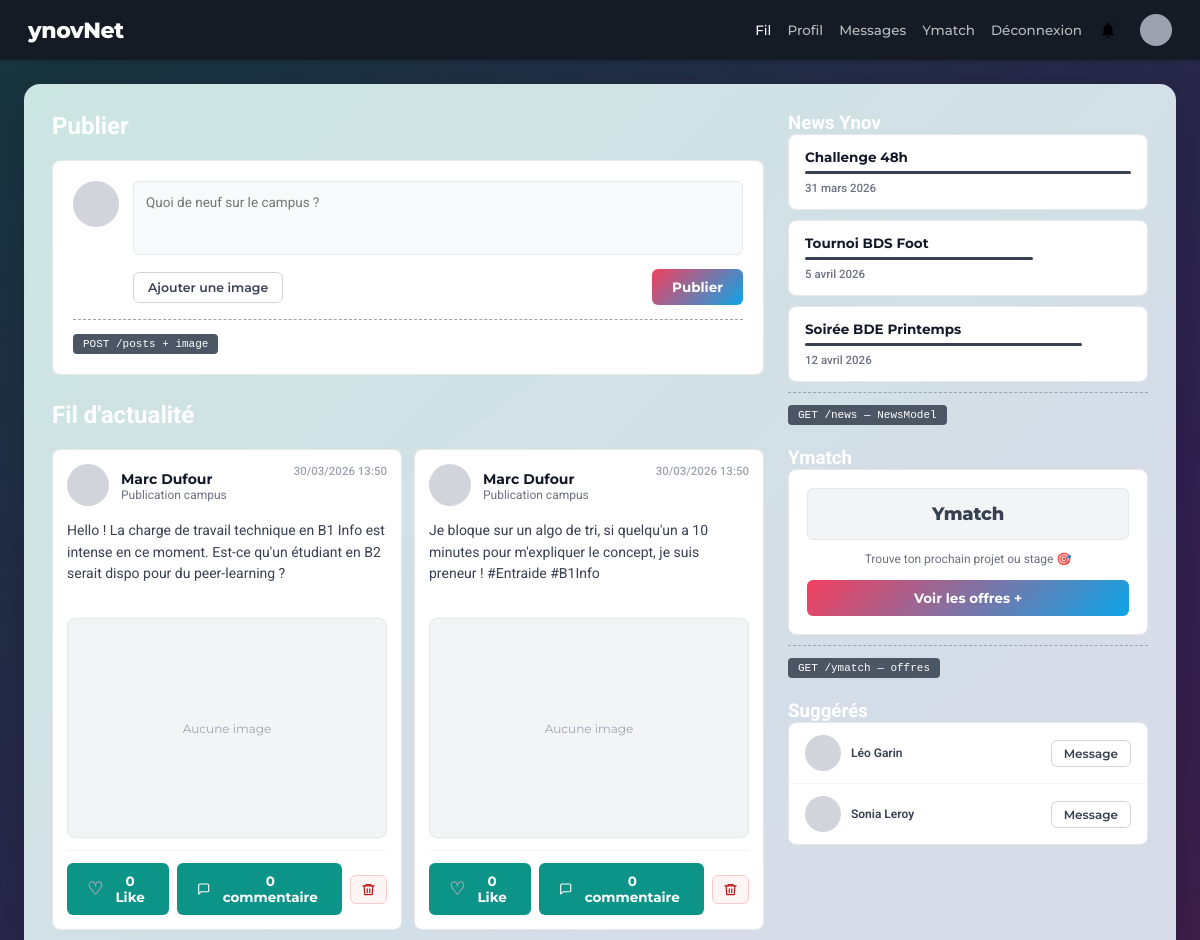
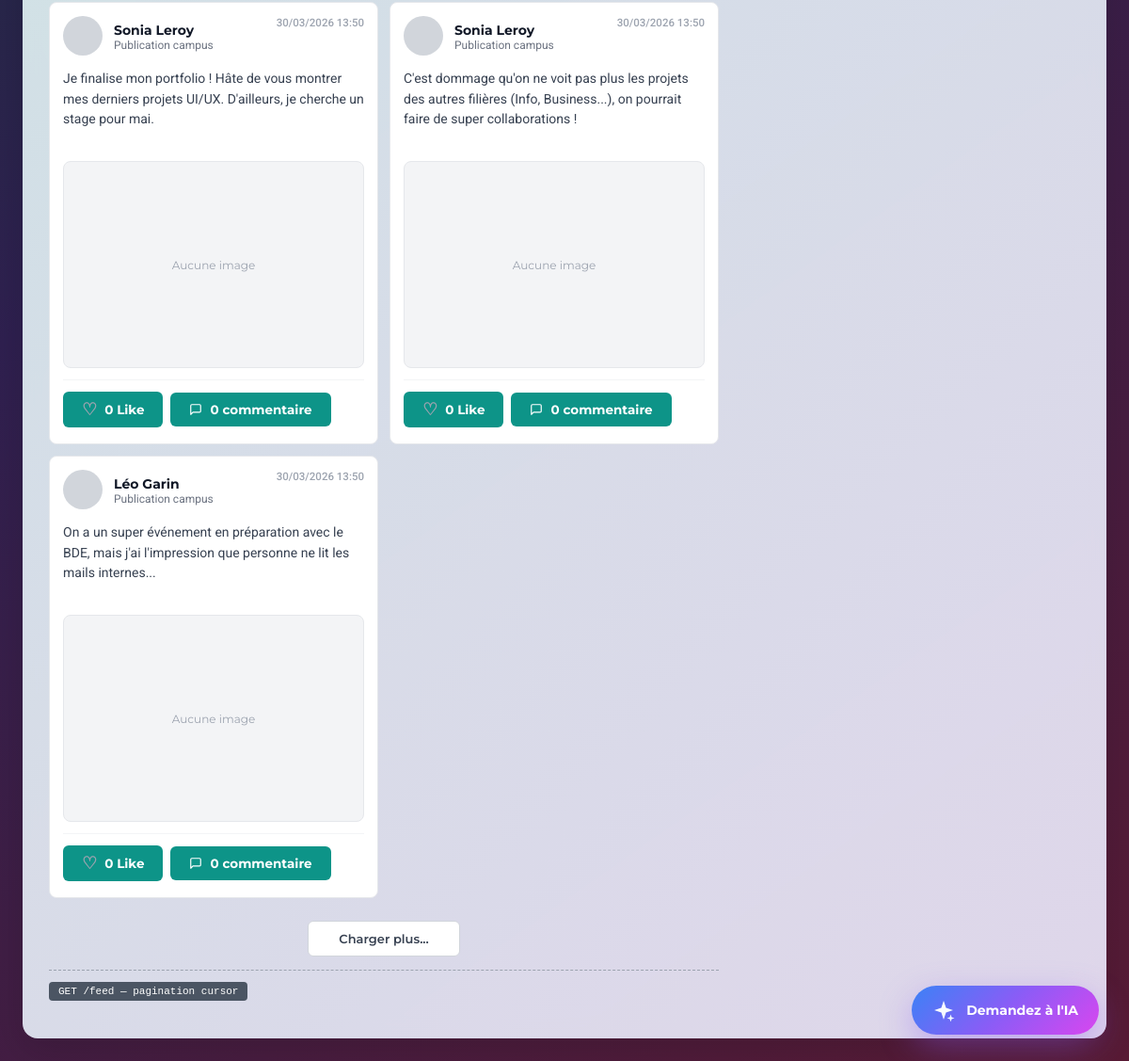
Page /feed (signed in) on the committed database (2 pictures, top to bottom).
### tables this page shows
CREATE TABLE posts (
  id BIGINT UNSIGNED AUTO_INCREMENT PRIMARY KEY,
  user_id BIGINT UNSIGNED NOT NULL,
  content TEXT,
  image_path VARCHAR(255),
  created_at TIMESTAMP DEFAULT CURRENT_TIMESTAMP,
  
  FOREIGN KEY (user_id) REFERENCES users(id) ON DELETE CASCADE
);

CREATE TABLE users (
  id BIGINT UNSIGNED AUTO_INCREMENT PRIMARY KEY,
  username VARCHAR(50) NOT NULL UNIQUE,
  nom VARCHAR(50) NOT NULL,
  prenom VARCHAR(50) NOT NULL,
  formation VARCHAR(100),
  profile_picture VARCHAR(255),
  banner_picture VARCHAR(255),
  email VARCHAR(100) NOT NULL UNIQUE,
  password TEXT NOT NULL,
  bio TEXT,
  created_at TIMESTAMP DEFAULT CURRENT_TIMESTAMP
);

### src/controllers/feedController.php (called while the page is built, shortened)
<?php
class FeedController {
    public function index() {
        $publishError = $_SESSION['publish_error'] ?? null;
        $posts = [];
        $likesCountByPost = [];
        $likedPostIds = [];
        $commentsByPost = [];
        $suggestedUsers = [];
        try {
            $pdo = $this->getPdo();
            $stmt = $pdo->query(
                'SELECT p.id, p.user_id, p.content, p.image_path, p.created_at, u.username, u.prenom, u.nom
                 FROM posts p
                 INNER JOIN users u ON u.id = p.user_id
                 ORDER BY p.created_at DESC'
            );
            $posts = $stmt->fetchAll() ?: [];
            $suggestedStmt = $pdo->prepare(
                'SELECT id, username, prenom, nom
                 FROM users
                 WHERE id <> :current_user_id
                 ORDER BY id DESC
                 LIMIT 3'
            );
            $suggestedStmt->execute(['current_user_id' => (int) $_SESSION['user_id']]);
            $suggestedUsers = $suggestedStmt->fetchAll() ?: [];
        } catch (\PDOException $exception) {
            $posts = [];
            $suggestedUsers = [];
            if ($publishError === null) {
                $publishError = 'Le fil est indisponible pour le moment.';
            }
        }
        require_once __DIR__ . '/../Views/layout/header.php';
        require_once __DIR__ . '/../Views/feed.php';
        require_once __DIR__ . '/../Views/layout/footer.php';
    }
    private function getPdo(): \PDO {
        $host = getenv('DB_HOST') ?: '127.0.0.1';
        $port = getenv('DB_PORT') ?: '3306';
        $dbName = getenv('DB_NAME') ?: 'projet_48h';
        $username = getenv('DB_USER') ?: 'root';
        $password = getenv('DB_PASS') ?: '';
        $dsn = "mysql:host={$host};port={$port};dbname={$dbName};charset=utf8mb4";
        $pdo = new \PDO($dsn, $username, $password, [
            \PDO::ATTR_ERRMODE => \PDO::ERRMODE_EXCEPTION,
            \PDO::ATTR_DEFAULT_FETCH_MODE => \PDO::FETCH_ASSOC,
        ]);
        return $pdo;
    }
}

### public/index.php (called while the page is built, shortened)
<?php
$router = new Router();
$router->add('/login', 'AuthController', 'login');
$router->add('/register', 'AuthController', 'register');
$router->add('/logout', 'AuthController', 'logout');
$router->add('/feed', 'FeedController', 'index');
$router->add('/feed.php', 'FeedController', 'index');
$router->add('/posts', 'PostController', 'create');
$router->add('/posts/like', 'PostController', 'toggleLike');
$router->add('/posts/comment', 'PostController', 'addComment');
$router->add('/posts/comment/delete', 'PostController', 'deleteComment');
$router->add('/posts/delete', 'PostController', 'delete');
$router->add('/profile', 'ProfileController', 'show');
$router->add('/profile/update', 'ProfileController', 'update');
$router->add('/user', 'ProfileController', 'showUser');
$router->add('/messages', 'MessageController', 'index');
$router->add('/messages/send', 'MessageController', 'send');
$router->add('/messages/poll', 'MessageController', 'poll');
$requestUri = $_SERVER['REQUEST_URI'] ?? '/';
$requestPath = parse_url($requestUri, PHP_URL_PATH) ?? '/';
$basePath = rtrim(str_replace('\\', '/', dirname($_SERVER['SCRIPT_NAME'] ?? '/')), '/');
if ($basePath !== '' && $basePath !== '/' && strpos($requestPath, $basePath) === 0) {
    $requestPath = substr($requestPath, strlen($basePath));
}
$router->dispatch($requestPath);

### src/views/feed.php (the view, shortened to what this page needs)
<div style="flex:1; padding:24px;">
  <main style="max-width:1200px;margin:0 auto;padding:28px;background:var(--container-gradient);backdrop-filter:blur(10px);border-radius:16px;box-shadow:0 12px 40px rgba(0,0,0,0.15);display:grid;grid-template-columns:1fr 360px;gap:24px;">
    <div style="display:flex;flex-direction:column;gap:20px;">
      <div class="section-header">
        <h2>Publier</h2><span class="sep"></span>
      </div>
      <div class="card" style="padding:20px;">
        <form action="<?= htmlspecialchars(($basePath ?? '') . '/posts', ENT_QUOTES, 'UTF-8') ?>" method="POST" enctype="multipart/form-data" style="display:flex;gap:14px;">
          <div style="width:46px;height:46px;border-radius:50%;background:#d1d5db;flex-shrink:0;"></div>
          <div style="flex:1;">
            <textarea name="content" rows="3" placeholder="Quoi de neuf sur le campus ?" required
              style="width:100%;background:#f9fafb;border:1.5px solid #e5e7eb;border-radius:6px;padding:12px;font-family:'Roboto',sans-serif;font-size:13.5px;color:#374151;resize:none;outline:none;transition:border-color .2s;"
              onfocus="this.style.borderColor='#374151'" onblur="this.style.borderColor='#e5e7eb'"><?= htmlspecialchars((string) ($oldPostContent ?? ''), ENT_QUOTES, 'UTF-8') ?></textarea>
            <div style="margin-top:10px;display:flex;align-items:center;gap:8px;">
              <label class="btn-outline" style="cursor:pointer;">
                Ajouter une image
              </label>
              <button class="btn-dark" type="submit" style="margin-left:auto;">Publier</button>
            </div>
          </div>
        </form>
        <div style="margin-top:14px;padding-top:12px;border-top:1px dashed var(--gray-400);">
          <span class="badge-api">POST /posts + image</span>
        </div>
      </div>
      <div class="section-header" style="margin-top:6px;">
        <h2>Fil d'actualité</h2><span class="sep"></span>
      </div>
      <?php if (empty($posts)): ?>
      <div class="card" style="padding:20px;">
        <p style="font-size:14px;color:#4b5563;">Aucune publication pour le moment. Sois le premier a publier.</p>
      </div>
      <?php else: ?>
      <div style="display:grid;grid-template-columns:repeat(auto-fit,minmax(320px,1fr));gap:12px;align-items:start;">
      <?php foreach ($posts as $post): ?>
      <?php
        $postId = (int) ($post['id'] ?? 0);
        $postUserId = (int) ($post['user_id'] ?? 0);
        $isOwnPost = ((int) ($post['user_id'] ?? 0) === (int) ($_SESSION['user_id'] ?? 0));
        $displayName = trim(((string) ($post['prenom'] ?? '')) . ' ' . ((string) ($post['nom'] ?? '')));
        $publishedAt = '';
        if (!empty($post['created_at'])) {
            $timestamp = strtotime((string) $post['created_at']);
            if ($timestamp !== false) {
                $publishedAt = date('d/m/Y H:i', $timestamp);
            }
        }
        $likeCount = (int) ($likesCountByPost[$postId] ?? 0);
        $isLiked = !empty($likedPostIds[$postId]);
        $postComments = $commentsByPost[$postId] ?? [];
      ?>
      <div class="card feed-post-card" style="padding:14px;">
        <div style="display:flex;justify-content:space-between;align-items:flex-start;margin-bottom:14px;">
          <div style="display:flex;align-items:center;gap:12px;">
            <a href="<?= htmlspecialchars(($basePath ?? '') . '/user?id=' . $postUserId, ENT_QUOTES, 'UTF-8') ?>" style="display:block;width:42px;height:42px;border-radius:50%;background:#d1d5db;flex-shrink:0;"></a>
            <div>
              <a href="<?= htmlspecialchars(($basePath ?? '') . '/user?id=' . $postUserId, ENT_QUOTES, 'UTF-8') ?>" style="font-family:'Montserrat',sans-serif;font-size:14px;font-weight:700;color:#111827;display:inline-block;">
                <?= htmlspecialchars($displayName, ENT_QUOTES, 'UTF-8') ?>
              </a>
              <div style="font-size:12px;color:#6b7280;">Publication campus</div>
            </div>
          </div>
          <span style="font-size:11.5px;color:#9ca3af;font-weight:500;"><?= htmlspecialchars($publishedAt, ENT_QUOTES, 'UTF-8') ?></span>
        </div>
        <div class="feed-post-text" style="font-size:14px;line-height:1.55;color:#374151;white-space:normal;word-break:break-word;">
          <?= nl2br(htmlspecialchars((string) ($post['content'] ?? ''), ENT_QUOTES, 'UTF-8')) ?>
        </div>
        <div class="feed-post-media">
          <?php if (!empty($post['image_path'])): ?>
          <img
            src="<?= htmlspecialchars(($basePath ?? '') . (string) $post['image_path'], ENT_QUOTES, 'UTF-8') ?>"
            alt="Image du post"
          >
          <?php else: ?>
          <span style="font-size:12px;color:#9ca3af;font-family:'Montserrat',sans-serif;">Aucune image</span>
          <?php endif; ?>
        </div>
        <div style="display:flex;gap:8px;align-items:center;padding-top:12px;margin-top:12px;border-top:1px solid #f3f4f6;">
          <form action="<?= htmlspecialchars(($basePath ?? '') . '/posts/like', ENT_QUOTES, 'UTF-8') ?>" method="POST" style="margin:0;">
            <button class="btn-secondary" type="submit" style="display:flex;align-items:center;gap:8px;">
              <span style="font-size:18px;color:<?= $isLiked ? '#ef4444' : '#9ca3af' ?>;line-height:1;"><?= $isLiked ? '&#9829;' : '&#9825;' ?></span>
              <span><?= $likeCount ?> Like<?= $likeCount > 1 ? 's' : '' ?></span>
            </button>
          </form>
          <button
            class="btn-secondary"
            type="button"
            style="display:flex;align-items:center;gap:8px;"
            onclick="(function(){var box=document.getElementById('comments-box-<?= $postId ?>'); if(!box){return;} box.style.display = (box.style.display === 'none') ? 'block' : 'none';})();"
            aria-expanded="false"
          >
            <svg width="14" height="14" viewBox="0 0 24 24" fill="none" stroke="currentColor" stroke-width="2" stroke-linecap="round" stroke-linejoin="round" aria-hidden="true">
              <path d="M21 15a2 2 0 0 1-2 2H7l-4 4V5a2 2 0 0 1 2-2h14a2 2 0 0 1 2 2z"></path>
            </svg>
            <span><?= count($postComments) ?> commentaire<?= count($postComments) > 1 ? 's' : '' ?></span>
          </button>
          <?php if ($isOwnPost): ?>
          <form action="<?= htmlspecialchars(($basePath ?? '') . '/posts/delete', ENT_QUOTES, 'UTF-8') ?>" method="POST" style="margin:0 0 0 auto;" onsubmit="return confirm('Supprimer ce post ?');">
            <button type="submit" class="btn-outline" title="Supprimer le post" aria-label="Supprimer le post" style="border-color:#fecaca;color:#b91c1c;background:#fff5f5;padding:6px 10px;line-height:1;">
              <svg width="15" height="15" viewBox="0 0 24 24" fill="none" stroke="currentColor" stroke-width="2" stroke-linecap="round" stroke-linejoin="round" aria-hidden="true">
                <path d="M3 6h18"></path>
                <path d="M8 6V4h8v2"></path>
                <path d="M19 6l-1 14H6L5 6"></path>
                <path d="M10 11v6"></path>
                <path d="M14 11v6"></path>
              </svg>
            </button>
          </form>
          <?php endif; ?>
        </div>
      </div>
      <?php endforeach; ?>
      </div>
      <?php endif; ?>
      <div style="text-align:center;padding:4px 0 12px;">
        <button class="btn-outline" style="padding:10px 32px;font-size:13px;">Charger plus...</button>
        <div style="margin-top:14px;padding-top:10px;border-top:1px dashed var(--gray-400);text-align:left;">
          <span class="badge-api">GET /feed — pagination cursor</span>
        </div>
      </div>
    </div>
    <div style="display:flex;flex-direction:column;gap:22px;">
      <div>
        <div class="section-header"><h3>News Ynov</h3><span class="sep"></span></div>
        <div style="display:flex;flex-direction:column;gap:10px;">
          <?php foreach ([['Challenge 48h','31 mars 2026','100%'],['Tournoi BDS Foot','5 avril 2026','70%'],['Soirée BDE Printemps','12 avril 2026','85%']] as $n): ?>
          <div class="card" style="padding:14px 16px;cursor:pointer;transition:box-shadow .15s;" onmouseenter="this.style.boxShadow='0 3px 12px rgba(0,0,0,.09)'" onmouseleave="this.style.boxShadow=''">
            <h4 style="font-family:'Montserrat',sans-serif;font-size:13.5px;font-weight:700;color:#111827;margin-bottom:6px;"><?= $n[0] ?></h4>
            <div style="height:3px;background:#374151;border-radius:99px;width:<?= $n[2] ?>;margin-bottom:7px;"></div>
            <p style="font-size:11.5px;color:#6b7280;font-weight:500;"><?= $n[1] ?></p>
          </div>
          <?php endforeach; ?>
        </div>
        <div style="margin-top:10px;padding-top:10px;border-top:1px dashed var(--gray-400);">
          <span class="badge-api">GET /news — NewsModel</span>
        </div>
      </div>
      <div>
        <div class="section-header"><h3>Ymatch</h3><span class="sep"></span></div>
        <div class="card" style="padding:18px;text-align:center;">
          <div style="width:100%;height:52px;background:#f3f4f6;border:1px solid #e5e7eb;border-radius:6px;display:flex;align-items:center;justify-content:center;margin-bottom:12px;">
            <span style="font-family:'Montserrat',sans-serif;font-weight:800;font-size:18px;color:#374151;letter-spacing:-.01em;">Ymatch</span>
          </div>
          <p style="font-size:12px;color:#6b7280;margin-bottom:14px;">Trouve ton prochain projet ou stage 🎯</p>
          <button class="btn-dark" style="width:100%;">Voir les offres +</button>
        </div>
        <div style="margin-top:10px;padding-top:10px;border-top:1px dashed var(--gray-400);">
          <span class="badge-api">GET /ymatch — offres</span>
        </div>
      </div>
      <div>
        <div class="section-header"><h3>Suggérés</h3><span class="sep"></span></div>
        <div class="card" style="overflow:hidden;">
          <?php if (empty($suggestedUsers)): ?>
          <div style="padding:12px 16px;font-size:12px;color:#6b7280;">Aucun compte suggéré pour le moment.</div>
          <?php else: ?>
          <?php foreach ($suggestedUsers as $i => $suggestedUser): ?>
          <?php
            $suggestedUserId = (int) ($suggestedUser['id'] ?? 0);
            $suggestedDisplayName = trim(((string) ($suggestedUser['prenom'] ?? '')) . ' ' . ((string) ($suggestedUser['nom'] ?? '')));
          ?>
          <div style="display:flex;align-items:center;justify-content:space-between;padding:12px 16px;<?= $i>0 ? 'border-top:1px solid #f3f4f6':'' ?>">
            <a href="<?= htmlspecialchars(($basePath ?? '') . '/user?id=' . $suggestedUserId, ENT_QUOTES, 'UTF-8') ?>" style="display:flex;align-items:center;gap:10px;color:inherit;text-decoration:none;min-width:0;">
              <div style="width:36px;height:36px;border-radius:50%;background:#d1d5db;flex-shrink:0;"></div>
              <div style="font-size:12px;color:#374151;font-weight:600;white-space:nowrap;overflow:hidden;text-overflow:ellipsis;max-width:150px;"><?= htmlspecialchars($suggestedDisplayName, ENT_QUOTES, 'UTF-8') ?></div>
            </a>
            <a href="<?= htmlspecialchars(($basePath ?? '') . '/messages?with=' . $suggestedUserId, ENT_QUOTES, 'UTF-8') ?>" class="btn-outline" style="font-size:12px;padding:5px 12px;">Message</a>
          </div>
          <?php endforeach; ?>
          <?php endif; ?>
        </div>
      </div>
    </div>
  </main>
</div>

### rows in the picture
posts: user.nom "Marc Dufour", created_at "30/03/2026 13:50", content "Hello ! La charge de travail technique en B1 Info est intense en ce moment. Est-ce qu'un étudiant en B2 serait dispo pour du peer-learning ?", shows "Aucune image", id "0"
posts: user.nom "Marc Dufour", created_at "30/03/2026 13:50", content "Je bloque sur un algo de tri, si quelqu'un a 10 minutes pour m'expliquer le concept, je suis preneur ! #Entraide #B1Info", shows "Aucune image", id "0"
posts: user.nom "Sonia Leroy", created_at "30/03/2026 13:50", content "Je finalise mon portfolio ! Hâte de vous montrer mes derniers projets UI/UX. D'ailleurs, je cherche un stage pour mai.", shows "Aucune image", id "0"
posts: user.nom "Sonia Leroy", created_at "30/03/2026 13:50", content "C'est dommage qu'on ne voit pas plus les projets des autres filières (Info, Business...), on pourrait faire de super collaborations !", shows "Aucune image", id "0"
posts: user.nom "Léo Garin", created_at "30/03/2026 13:50", content "On a un super événement en préparation avec le BDE, mais j'ai l'impression que personne ne lit les mails internes...", shows "Aucune image", id "0"
users: suggestedDisplayName "Léo Garin"
users: suggestedDisplayName "Sonia Leroy"

### other values in the picture
$n[0] "Challenge 48h"
$n[1] "31 mars 2026"
$n[0] "Tournoi BDS Foot"
$n[1] "5 avril 2026"
$n[0] "Soirée BDE Printemps"
$n[1] "12 avril 2026"
